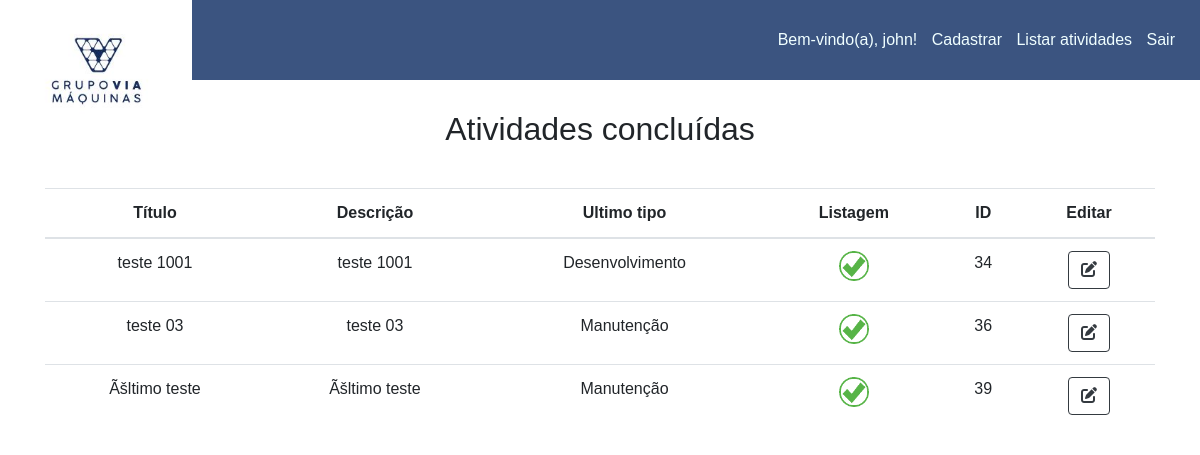
The page /listar_atv_conclu.php (signed in) on the database its author committed.
### tables this page shows
CREATE TABLE IF NOT EXISTS `atividades` (
  `titulo` varchar(100) NOT NULL,
  `descricao` varchar(200) NOT NULL,
  `tipo` int(11) NOT NULL,
  `listagem` int(11) NOT NULL,
  `id` int(11) unsigned NOT NULL AUTO_INCREMENT,
  PRIMARY KEY (`id`)
);

### listar_atv_conclu.php (the view, shortened to what this page needs)
<!DOCTYPE html>
<html lang="pt-br">
    <head>
        <link rel="stylesheet" href="https://stackpath.bootstrapcdn.com/bootstrap/4.1.3/css/bootstrap.min.css">
        <link rel="stylesheet" href="estilo2.css" type="text/css">
    </head>
<body>
    <nav>
        <a  href="cadastro_atividades.php">	<img class="logo" src="vm.png" alt="Logo do Grupo"></a>
            <ul>
                <li style="color:azure;"><?php echo "Bem-vindo(a), " . $_SESSION['nome'] . '!'; ?></li>
                <li><a style="color:azure; text-transform:capitalize;" href="cadastro_atividades.php">Cadastrar</a></li>
                <li><div class="dropdown">
                    <span style="color:azure;">Listar atividades</span>
                </div></li>
                <li><a style="color:azure; text-transform:capitalize;" href="?deslogar">Sair</a></li>
            </ul>
    </nav>
    <?php
            $conexao = mysqli_connect('localhost', 'root', '12345', 'controle_atividades');
                    $sql = "SELECT * FROM atividades WHERE listagem = '0'";
                        $atividade_conc = mysqli_query($conexao, $sql);
?>
            <div class=titulo_lista_aberta><h2>Atividades concluídas</h2></div>
            <div class="container theme-showcase" role="main">
                        <div class="row">
                            <div class="col-md-12">
                                <table class="table table-hover">
                                    <thead>
                                        <tr>
                                            <th style= 'text-align: center' >Título</th>
                                            <th style= 'text-align: center'>Descrição</th>
                                            <th  style= 'text-align: center'>Ultimo tipo</th>
                                            <th  style= 'text-align: center'>Listagem</th>
                                            <th style= 'text-align: center'>ID</th>
                                            <th style= 'text-align: center'>Editar</th>
                                        </tr>
                                    </thead>
                                    <tbody>
            <?php while($rows_atv_conc = mysqli_fetch_assoc($atividade_conc)){ ?>
                                        <tr>
                                            <td align=center><?php echo $rows_atv_conc['titulo'];?></td>
                                            <td align=center><?php echo $rows_atv_conc['descricao'];?></td>
                                            <td align=center><?php $tipo = $rows_atv_conc['tipo'];
                                                if($tipo == "1"){
                                                    echo("Desenvolvimento");
                                                }elseif($tipo == "2"){
                                                    echo ("Atendimento");
                                                } elseif($tipo == "3"){
                                                    echo ("Manutenção");
                                                } elseif($tipo == "4"){
                                                    echo ("Manutenção Urgente");
                                                } else{
                                                    echo ("Con");
                                                }
                                                ?>
                                            </td>
                                            <td align=center><?php $listagem = $rows_atv_conc['listagem'];
                                                if($listagem == "0"){
                                                    echo"<img src='checked.png' width='30' height='30'>";
                                                }else{ echo "Atividade Aberta";
                                                } ?>
                                                </a></td>
                                                <td align=center><?php echo $rows_atv_conc['id']; ?></td>
                                                <td align="center"><a class="btn btn-outline-dark" href="editaAtividade.php?id=<?php echo $rows_atv_conc['id']; ?>"><i class="fas fa-edit"></i></a></td>
                                        </tr>
            <?php  } ?>
                                    </tbody>
                                </table>
                            </div>
                        </div>
            </div>
</body>
</html>

### estilo2.css (style rules this page uses)
* { padding: 0; margin: 0; text-decoration: none; list-style: none; box-sizing: border-box; }
body { font-family: Arial, Helvetica, sans-serif; background-repeat: no-repeat; background-image: url('../Trabalho/bg2.png'); }
nav { background: #3b5480; height: 80px; width: 100%; }
.logo { width: 16%; }
nav ul { float: right; margin-right: 20px; color: white; }
nav ul li { display: inline-block; line-height: 80px; margin: 0 5px; }

### listar_atv_conclu.php (style rules this page uses)
.dropdown { position: relative; }
body { background-image: none; }
.titulo_lista_aberta { text-align: center; margin-left: 0%; margin-bottom: 40px; margin-top: 30px; }

### rows shown on the page
atividades: titulo "teste 1001", descricao "teste 1001", tipo "Desenvolvimento", listagem 0 (drawn), id "34"
atividades: titulo "teste 03", descricao "teste 03", tipo "Manutenção", listagem 0 (drawn), id "36"
atividades: titulo "Ãšltimo teste", descricao "Ãšltimo teste", tipo "Manutenção", listagem 0 (drawn), id "39"

### other values the page prints
$_SESSION['nome'] "john"
